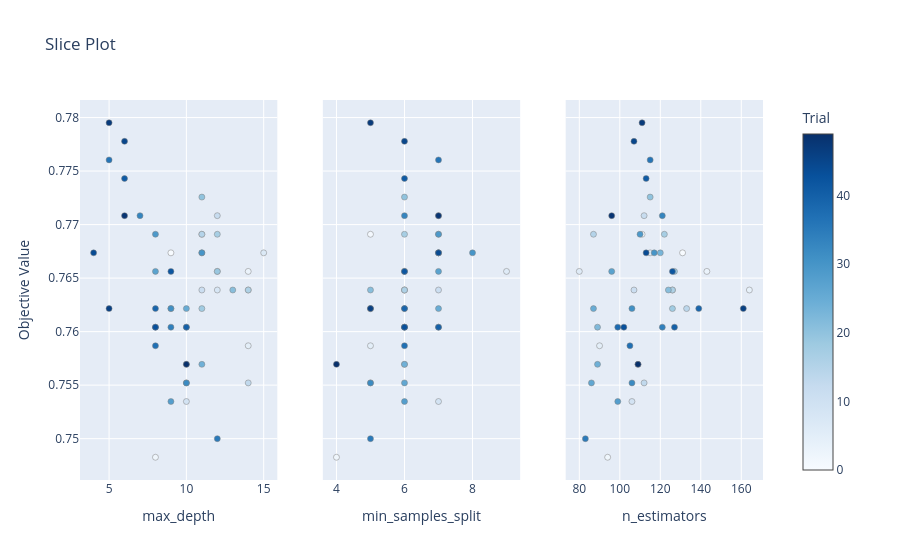

The cell this chart's notebook holds for it:
### Markdown cell above
## slice plot

### Code cell
plot_slice(study).show()

### Figure 1 — Plotly figure (JSON) as saved in the notebook; plotly's stock layout.template omitted (floating-point values rounded to 4 significant figures)
{"data": [{"marker": {"color": [0, 1, 2, 3, 4, 5, 6, 7, 8, 9, 10, 11, 12, 13, 14, 15, 16, 17, 18, 19, 20, 21, 22, 23, 24, 25, 26, 27, 28, 29, 30, 31, 32, 33, 34, 35, 36, 37, 38, 39, 40, 41, 42, 43, 44, 45, 46, 47, 48, 49], "colorbar": {"title": {"text": "Trial"}, "x": 1, "xpad": 40}, "colorscale": [[0, "rgb(247,251,255)"], [0.125, "rgb(222,235,247)"], [0.25, "rgb(198,219,239)"], [0.375, "rgb(158,202,225)"], [0.5, "rgb(107,174,214)"], [0.625, "rgb(66,146,198)"], [0.75, "rgb(33,113,181)"], [0.875, "rgb(8,81,156)"], [1, "rgb(8,48,107)"]], "line": {"color": "Grey", "width": 0.5}, "showscale": true}, "mode": "markers", "name": "Feasible Trial", "showlegend": false, "type": "scatter", "x": [9, 11, 8, 14, 14, 14, 12, 15, 12, 10, 10, 11, 12, 14, 9, 11, 14, 12, 11, 12, 11, 13, 10, 11, 11, 10, 10, 8, 9, 8, 11, 9, 10, 7, 9, 12, 5, 8, 8, 8, 10, 6, 9, 8, 4, 6, 5, 5, 6, 10], "xaxis": "x", "y": [0.7674, 0.7691, 0.7483, 0.7656, 0.7639, 0.7587, 0.7656, 0.7674, 0.7639, 0.7535, 0.7569, 0.7639, 0.7708, 0.7552, 0.7622, 0.7691, 0.7639, 0.7691, 0.7622, 0.7656, 0.7726, 0.7639, 0.7604, 0.7674, 0.7569, 0.7622, 0.7552, 0.7656, 0.7535, 0.7691, 0.7674, 0.7622, 0.7552, 0.7708, 0.7604, 0.75, 0.776, 0.7587, 0.7604, 0.7622, 0.7604, 0.7743, 0.7656, 0.7604, 0.7674, 0.7778, 0.7622, 0.7795, 0.7708, 0.7569], "yaxis": "y"}, {"marker": {"color": [0, 1, 2, 3, 4, 5, 6, 7, 8, 9, 10, 11, 12, 13, 14, 15, 16, 17, 18, 19, 20, 21, 22, 23, 24, 25, 26, 27, 28, 29, 30, 31, 32, 33, 34, 35, 36, 37, 38, 39, 40, 41, 42, 43, 44, 45, 46, 47, 48, 49], "colorbar": {"title": {"text": "Trial"}, "x": 1, "xpad": 40}, "colorscale": [[0, "rgb(247,251,255)"], [0.125, "rgb(222,235,247)"], [0.25, "rgb(198,219,239)"], [0.375, "rgb(158,202,225)"], [0.5, "rgb(107,174,214)"], [0.625, "rgb(66,146,198)"], [0.75, "rgb(33,113,181)"], [0.875, "rgb(8,81,156)"], [1, "rgb(8,48,107)"]], "line": {"color": "Grey", "width": 0.5}, "showscale": false}, "mode": "markers", "name": "Feasible Trial", "showlegend": false, "type": "scatter", "x": [7, 5, 4, 6, 6, 5, 9, 7, 6, 7, 6, 7, 7, 5, 5, 7, 6, 6, 5, 6, 6, 5, 7, 7, 6, 7, 6, 7, 6, 7, 8, 6, 5, 6, 6, 5, 7, 6, 6, 6, 7, 6, 6, 6, 7, 6, 5, 5, 7, 4], "xaxis": "x2", "y": [0.7674, 0.7691, 0.7483, 0.7656, 0.7639, 0.7587, 0.7656, 0.7674, 0.7639, 0.7535, 0.7569, 0.7639, 0.7708, 0.7552, 0.7622, 0.7691, 0.7639, 0.7691, 0.7622, 0.7656, 0.7726, 0.7639, 0.7604, 0.7674, 0.7569, 0.7622, 0.7552, 0.7656, 0.7535, 0.7691, 0.7674, 0.7622, 0.7552, 0.7708, 0.7604, 0.75, 0.776, 0.7587, 0.7604, 0.7622, 0.7604, 0.7743, 0.7656, 0.7604, 0.7674, 0.7778, 0.7622, 0.7795, 0.7708, 0.7569], "yaxis": "y2"}, {"marker": {"color": [0, 1, 2, 3, 4, 5, 6, 7, 8, 9, 10, 11, 12, 13, 14, 15, 16, 17, 18, 19, 20, 21, 22, 23, 24, 25, 26, 27, 28, 29, 30, 31, 32, 33, 34, 35, 36, 37, 38, 39, 40, 41, 42, 43, 44, 45, 46, 47, 48, 49], "colorbar": {"title": {"text": "Trial"}, "x": 1, "xpad": 40}, "colorscale": [[0, "rgb(247,251,255)"], [0.125, "rgb(222,235,247)"], [0.25, "rgb(198,219,239)"], [0.375, "rgb(158,202,225)"], [0.5, "rgb(107,174,214)"], [0.625, "rgb(66,146,198)"], [0.75, "rgb(33,113,181)"], [0.875, "rgb(8,81,156)"], [1, "rgb(8,48,107)"]], "line": {"color": "Grey", "width": 0.5}, "showscale": false}, "mode": "markers", "name": "Feasible Trial", "showlegend": false, "type": "scatter", "x": [131, 111, 94, 143, 164, 90, 80, 115, 126, 106, 109, 107, 112, 112, 133, 87, 126, 122, 126, 127, 115, 124, 89, 120, 89, 87, 86, 96, 99, 110, 117, 106, 106, 121, 121, 83, 115, 105, 99, 139, 127, 113, 126, 102, 113, 107, 161, 111, 96, 109], "xaxis": "x3", "y": [0.7674, 0.7691, 0.7483, 0.7656, 0.7639, 0.7587, 0.7656, 0.7674, 0.7639, 0.7535, 0.7569, 0.7639, 0.7708, 0.7552, 0.7622, 0.7691, 0.7639, 0.7691, 0.7622, 0.7656, 0.7726, 0.7639, 0.7604, 0.7674, 0.7569, 0.7622, 0.7552, 0.7656, 0.7535, 0.7691, 0.7674, 0.7622, 0.7552, 0.7708, 0.7604, 0.75, 0.776, 0.7587, 0.7604, 0.7622, 0.7604, 0.7743, 0.7656, 0.7604, 0.7674, 0.7778, 0.7622, 0.7795, 0.7708, 0.7569], "yaxis": "y3"}], "layout": {"title": {"text": "Slice Plot"}, "xaxis": {"anchor": "y", "domain": [0, 0.2889], "title": {"text": "max_depth"}}, "xaxis2": {"anchor": "y2", "domain": [0.3556, 0.6444], "title": {"text": "min_samples_split"}}, "xaxis3": {"anchor": "y3", "domain": [0.7111, 1], "title": {"text": "n_estimators"}}, "yaxis": {"anchor": "x", "domain": [0, 1], "title": {"text": "Objective Value"}}, "yaxis2": {"anchor": "x2", "domain": [0, 1], "matches": "y", "showticklabels": false}, "yaxis3": {"anchor": "x3", "domain": [0, 1], "matches": "y", "showticklabels": false}}}
